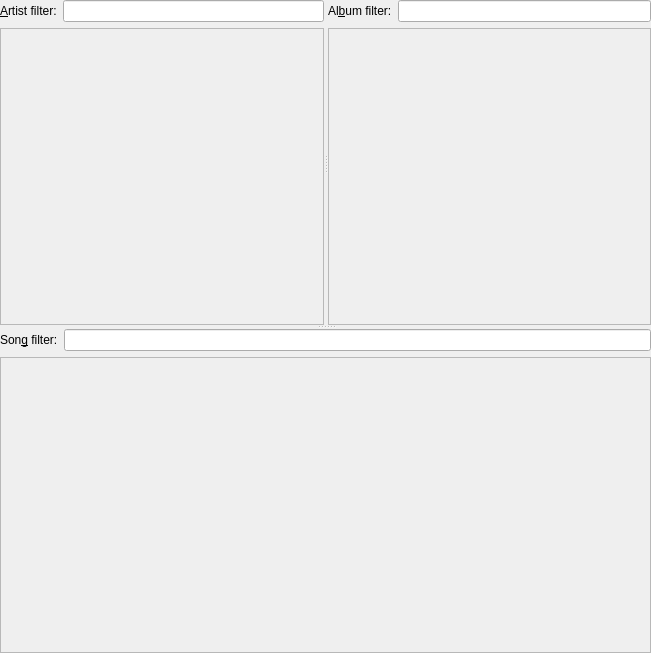
<ui version="4.0" >
 <class>LibraryPanel</class>
 <widget class="QWidget" name="LibraryPanel" >
  <property name="geometry" >
   <rect>
    <x>0</x>
    <y>0</y>
    <width>651</width>
    <height>653</height>
   </rect>
  </property>
  <property name="windowTitle" >
   <string/>
  </property>
  <layout class="QVBoxLayout" >
   <property name="margin" >
    <number>0</number>
   </property>
   <property name="spacing" >
    <number>6</number>
   </property>
   <item>
    <widget class="QSplitter" name="libraryHSplit" >
     <property name="orientation" >
      <enum>Qt::Vertical</enum>
     </property>
     <widget class="QSplitter" name="libraryVSplit" >
      <property name="orientation" >
       <enum>Qt::Horizontal</enum>
      </property>
      <widget class="QWidget" name="widget1" >
       <layout class="QVBoxLayout" >
        <property name="margin" >
         <number>0</number>
        </property>
        <property name="spacing" >
         <number>6</number>
        </property>
        <item>
         <layout class="QHBoxLayout" >
          <property name="margin" >
           <number>0</number>
          </property>
          <property name="spacing" >
           <number>6</number>
          </property>
          <item>
           <widget class="QLabel" name="artFilLabel" >
            <property name="text" >
             <string>&amp;Artist filter:</string>
            </property>
            <property name="buddy" >
             <cstring>artistFilter</cstring>
            </property>
           </widget>
          </item>
          <item>
           <widget class="LineEdit" name="artistFilter" />
          </item>
         </layout>
        </item>
        <item>
         <widget class="ArtistView" name="artistView" >
          <property name="enabled" >
           <bool>false</bool>
          </property>
          <property name="dragDropMode" >
           <enum>QAbstractItemView::DragOnly</enum>
          </property>
          <property name="selectionMode" >
           <enum>QAbstractItemView::ExtendedSelection</enum>
          </property>
          <property name="uniformItemSizes" >
           <bool>true</bool>
          </property>
         </widget>
        </item>
       </layout>
      </widget>
      <widget class="QWidget" name="widget2" >
       <layout class="QVBoxLayout" >
        <property name="margin" >
         <number>0</number>
        </property>
        <property name="spacing" >
         <number>6</number>
        </property>
        <item>
         <layout class="QHBoxLayout" >
          <property name="margin" >
           <number>0</number>
          </property>
          <property name="spacing" >
           <number>6</number>
          </property>
          <item>
           <widget class="QLabel" name="albFilLabel" >
            <property name="text" >
             <string>Al&amp;bum filter:</string>
            </property>
            <property name="buddy" >
             <cstring>albumFilter</cstring>
            </property>
           </widget>
          </item>
          <item>
           <widget class="LineEdit" name="albumFilter" />
          </item>
         </layout>
        </item>
        <item>
         <widget class="AlbumView" name="albumView" >
          <property name="enabled" >
           <bool>false</bool>
          </property>
          <property name="dragDropMode" >
           <enum>QAbstractItemView::DragOnly</enum>
          </property>
          <property name="selectionMode" >
           <enum>QAbstractItemView::ExtendedSelection</enum>
          </property>
          <property name="uniformItemSizes" >
           <bool>true</bool>
          </property>
         </widget>
        </item>
       </layout>
      </widget>
     </widget>
     <widget class="QWidget" name="widget123" >
      <layout class="QVBoxLayout" >
       <property name="margin" >
        <number>0</number>
       </property>
       <property name="spacing" >
        <number>6</number>
       </property>
       <item>
        <layout class="QHBoxLayout" >
         <property name="margin" >
          <number>0</number>
         </property>
         <property name="spacing" >
          <number>6</number>
         </property>
         <item>
          <widget class="QLabel" name="label" >
           <property name="text" >
            <string>Son&amp;g filter:</string>
           </property>
           <property name="buddy" >
            <cstring>songFilter</cstring>
           </property>
          </widget>
         </item>
         <item>
          <widget class="LineEdit" name="songFilter" />
         </item>
        </layout>
       </item>
       <item>
        <widget class="SongView" name="songView" >
         <property name="enabled" >
          <bool>false</bool>
         </property>
         <property name="dragDropMode" >
          <enum>QAbstractItemView::DragOnly</enum>
         </property>
         <property name="selectionMode" >
          <enum>QAbstractItemView::ExtendedSelection</enum>
         </property>
         <property name="rootIsDecorated" >
          <bool>false</bool>
         </property>
         <property name="uniformRowHeights" >
          <bool>true</bool>
         </property>
         <property name="itemsExpandable" >
          <bool>false</bool>
         </property>
         <property name="sortingEnabled" >
          <bool>true</bool>
         </property>
         <property name="allColumnsShowFocus" >
          <bool>true</bool>
         </property>
        </widget>
       </item>
      </layout>
     </widget>
    </widget>
   </item>
  </layout>
 </widget>
 <customwidgets>
  <customwidget>
   <class>SongView</class>
   <extends>QTreeView</extends>
   <header>songview.h</header>
  </customwidget>
  <customwidget>
   <class>AlbumView</class>
   <extends>QListView</extends>
   <header>albumview.h</header>
  </customwidget>
  <customwidget>
   <class>ArtistView</class>
   <extends>QListView</extends>
   <header>artistview.h</header>
  </customwidget>
  <customwidget>
   <class>LineEdit</class>
   <extends>QLineEdit</extends>
   <header>lineedit.h</header>
  </customwidget>
 </customwidgets>
 <resources>
  <include location="../qmpdclient.qrc" />
 </resources>
 <connections/>
</ui>
